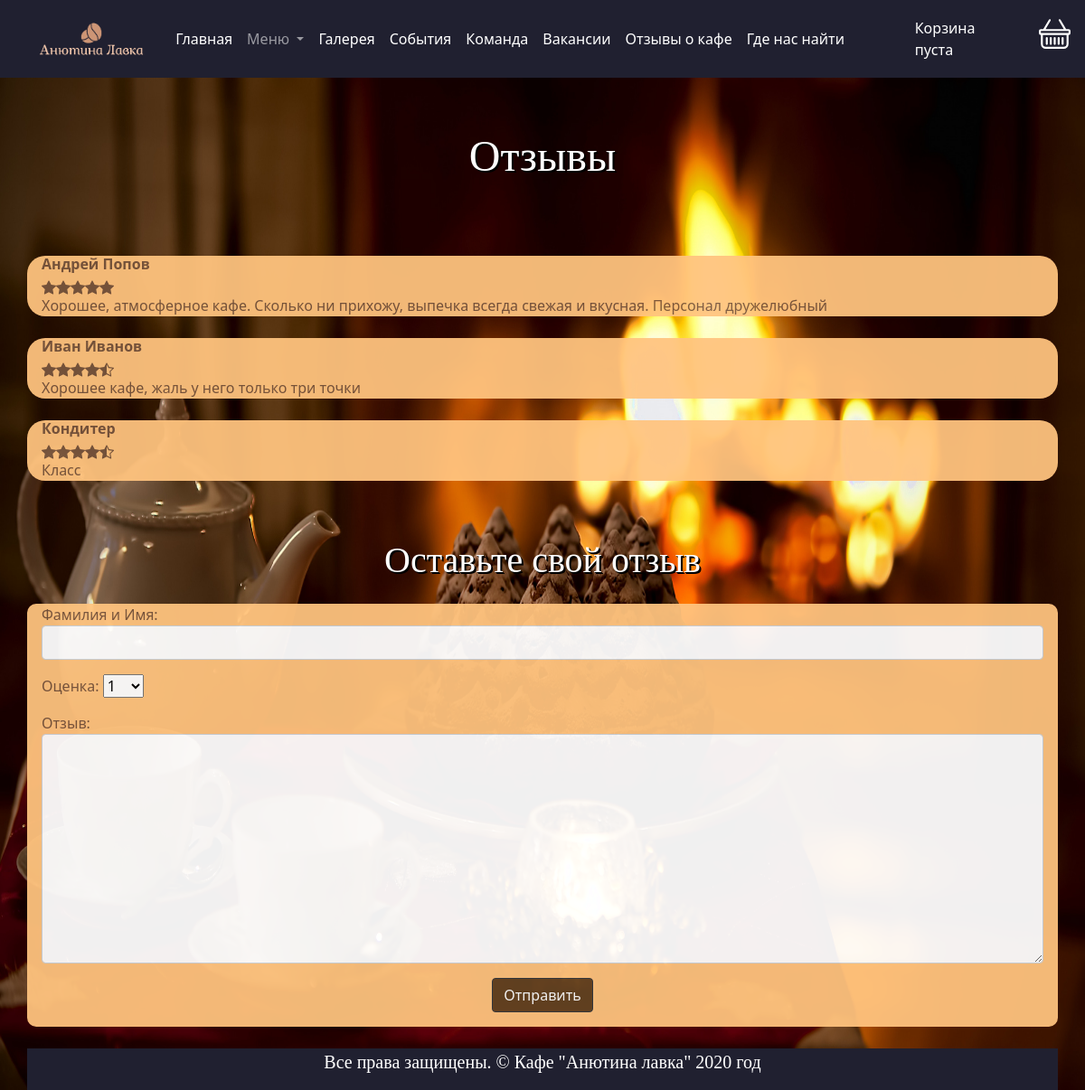
/o, run on the app's committed database.
### pages/models.py (models this page shows, shortened)
class reviews(models.Model):
    name = models.CharField(max_length=100, verbose_name="Наименование")
    description = models.TextField(verbose_name="Описание")
    mark = models.FloatField(verbose_name="Оценка", null=True)

### pages/views.py (the view)
# urls.py: path('o', views.otzivi, name='otzivi'),
def otzivi(request):
    form = ReviewForm()
    Data = reviews.objects.all()
    if request.method == "POST":
        NewReview = reviews(name = request.POST.get("name"), description = request.POST.get("text"), mark = request.POST.get("mark"))
        NewReview.save()
        return HttpResponseRedirect('o')
    return render(request, "Отзывы.html", {'form': form, 'data': Data})

### pages/forms.py
class ReviewForm(forms.Form):
    name = forms.CharField(label='Фамилия и Имя', max_length=100,
                           widget=forms.TextInput(attrs={'class': 'form-control'}),
                           required=True
                           )
    text = forms.CharField(label='Отзыв',
                           max_length=1000,
                           widget=forms.Textarea(attrs={'class': 'form-control'}),
                           required=True
                           )
    mark = forms.MultipleChoiceField(label='Оценка', required=False,
        widget=forms.Select,
        choices=MARKS,)

### cart/cart.py (called while the page is built)
    def __len__(self):
        return sum(item['quantity'] for item in self.cart.values())

### cart/context_processors.py (called while the page is built)
def cart(request):
     return {'cart': Cart(request)}

### pages/templates/Отзывы.HTML (shortened to what this page needs)
{% extends "navbar.html" %}
{% load static %}
{% block content %}
<h1 class="display-5" align="center"><font face="Lucida Calligraphy" style="text-shadow: #000 1px 1px 0, #000 2px 2px 0; height: 50% color:#FFC8A8"><br>Отзывы<br><br></h1></font>
{% for review in data %}
<div class="container" style="background: #ffc47f;color: #79553D; margin-top: 2%;opacity: .94;border-radius: 20px;">
    <h6><b>{{review.name}}</b></h6>
    <p>{{review.description}}</p>
</div>
{% endfor %}
<h1 class="display-7" align="center"><font face="Lucida Calligraphy" style="text-shadow: #000 1px 1px 0, #000 2px 2px 0; height: 50% color:#FFC8A8"><br>Оставьте свой отзыв<br></h1></font>
<div class="container" align="center" style="background: #ffc47f;color: #79553D; margin-top: 2%;opacity: .94;border-radius: 10px;">
    <form method="post">
        <div class="mb-3" align="left">
            {{ form.name.label_tag }}
            {{ form.name }}
        </div>
         <div class="mb-3" align="left">
            {{ form.mark.label_tag }}
            {{ form.mark }}
        </div>
        <div class="mb-3" align="left">
            {{ form.text.label_tag }}
            {{ form.text }}
        </div>
        <button type="submit" class="btn btn-dark mb-3" style="background: #654321">Отправить</button>
    </form>
</div>
{% endblock content %}

### data on the page
reviews: name "Андрей Попов", mark 5 (drawn), description "Хорошее, атмосферное кафе. Сколько ни прихожу, выпечка всегда свежая и вкусная. Персонал дружелюбный"
reviews: name "Иван Иванов", mark 4.5 (drawn), description "Хорошее кафе, жаль у него только три точки"
reviews: name "Кондитер", mark 4.5 (drawn), description "Класс"
